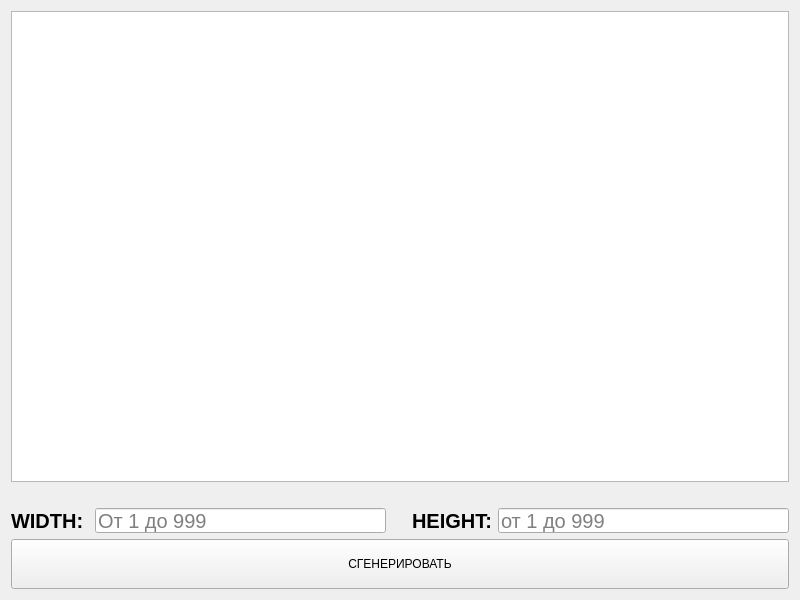
<?xml version="1.0" encoding="UTF-8"?>
<ui version="4.0">
 <class>FindWay</class>
 <widget class="QWidget" name="FindWay">
  <property name="geometry">
   <rect>
    <x>0</x>
    <y>0</y>
    <width>800</width>
    <height>600</height>
   </rect>
  </property>
  <property name="sizePolicy">
   <sizepolicy hsizetype="Preferred" vsizetype="Preferred">
    <horstretch>0</horstretch>
    <verstretch>0</verstretch>
   </sizepolicy>
  </property>
  <property name="minimumSize">
   <size>
    <width>800</width>
    <height>600</height>
   </size>
  </property>
  <property name="windowTitle">
   <string>FindWay</string>
  </property>
  <layout class="QGridLayout" name="gridLayout">
   <item row="0" column="0">
    <layout class="QVBoxLayout" name="verticalLayout">
     <item>
      <widget class="CustomGraphicsView" name="fieldView"/>
     </item>
     <item>
      <spacer name="horizontalSpacer">
       <property name="orientation">
        <enum>Qt::Horizontal</enum>
       </property>
       <property name="sizeHint" stdset="0">
        <size>
         <width>40</width>
         <height>20</height>
        </size>
       </property>
      </spacer>
     </item>
     <item>
      <layout class="QHBoxLayout" name="layoutLineEdit">
       <property name="sizeConstraint">
        <enum>QLayout::SetDefaultConstraint</enum>
       </property>
       <item>
        <widget class="QLabel" name="widht">
         <property name="minimumSize">
          <size>
           <width>0</width>
           <height>25</height>
          </size>
         </property>
         <property name="maximumSize">
          <size>
           <width>16777215</width>
           <height>25</height>
          </size>
         </property>
         <property name="font">
          <font>
           <pointsize>15</pointsize>
           <weight>75</weight>
           <bold>true</bold>
          </font>
         </property>
         <property name="text">
          <string>WIDTH: </string>
         </property>
        </widget>
       </item>
       <item>
        <widget class="QLineEdit" name="wEdit">
         <property name="minimumSize">
          <size>
           <width>0</width>
           <height>25</height>
          </size>
         </property>
         <property name="maximumSize">
          <size>
           <width>16777215</width>
           <height>25</height>
          </size>
         </property>
         <property name="font">
          <font>
           <pointsize>15</pointsize>
          </font>
         </property>
         <property name="placeholderText">
          <string>От 1 до 999</string>
         </property>
        </widget>
       </item>
       <item>
        <spacer name="verticalSpacer">
         <property name="orientation">
          <enum>Qt::Vertical</enum>
         </property>
         <property name="sizeType">
          <enum>QSizePolicy::Fixed</enum>
         </property>
         <property name="sizeHint" stdset="0">
          <size>
           <width>20</width>
           <height>25</height>
          </size>
         </property>
        </spacer>
       </item>
       <item>
        <widget class="QLabel" name="height">
         <property name="minimumSize">
          <size>
           <width>0</width>
           <height>25</height>
          </size>
         </property>
         <property name="maximumSize">
          <size>
           <width>16777215</width>
           <height>25</height>
          </size>
         </property>
         <property name="font">
          <font>
           <pointsize>15</pointsize>
           <weight>75</weight>
           <bold>true</bold>
          </font>
         </property>
         <property name="text">
          <string>HEIGHT:</string>
         </property>
        </widget>
       </item>
       <item>
        <widget class="QLineEdit" name="hEdit">
         <property name="minimumSize">
          <size>
           <width>0</width>
           <height>25</height>
          </size>
         </property>
         <property name="maximumSize">
          <size>
           <width>16777215</width>
           <height>25</height>
          </size>
         </property>
         <property name="font">
          <font>
           <pointsize>15</pointsize>
          </font>
         </property>
         <property name="text">
          <string/>
         </property>
         <property name="placeholderText">
          <string>от 1 до 999</string>
         </property>
        </widget>
       </item>
      </layout>
     </item>
     <item>
      <widget class="QPushButton" name="generationButton">
       <property name="minimumSize">
        <size>
         <width>0</width>
         <height>50</height>
        </size>
       </property>
       <property name="maximumSize">
        <size>
         <width>16777215</width>
         <height>50</height>
        </size>
       </property>
       <property name="text">
        <string>СГЕНЕРИРОВАТЬ</string>
       </property>
      </widget>
     </item>
    </layout>
   </item>
  </layout>
 </widget>
 <customwidgets>
  <customwidget>
   <class>CustomGraphicsView</class>
   <extends>QGraphicsView</extends>
   <header>customgraphicsview.h</header>
  </customwidget>
 </customwidgets>
 <resources/>
 <connections/>
</ui>
